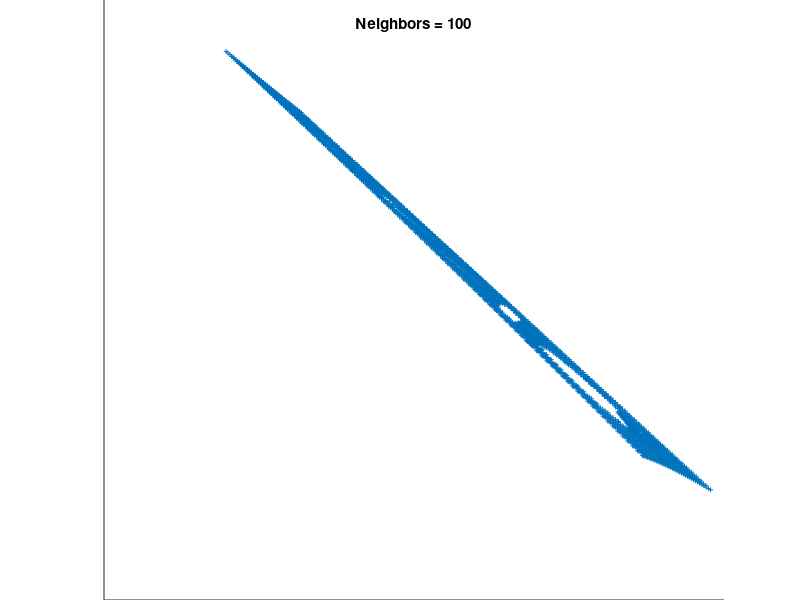

The MATLAB source for this figure:
clear all; close all; clc;
X = csvread('datamatrix.csv', 1, 1);



[D,N] = size(X);
d = 2;
K = input('Enter how many neighbors: ')
fprintf(1,'LLE running on %d points in %d dimensions\n',N,D);


% STEP1: COMPUTE PAIRWISE DISTANCES & FIND NEIGHBORS 
fprintf(1,'-->Finding %d nearest neighbours.\n',K);

X2 = sum(X.^2,1);
distance = repmat(X2,N,1)+repmat(X2',1,N)-2*X'*X;

[sorted,index] = sort(distance);
neighborhood = index(2:(1+K),:);



% STEP2: SOLVE FOR RECONSTRUCTION WEIGHTS
fprintf(1,'-->Solving for reconstruction weights.\n');

if(K>D) 
  fprintf(1,'   [note: K>D; regularization will be used]\n'); 
  tol=1e-3; % regularlizer in case constrained fits are ill conditioned
else
  tol=0;
end

W = zeros(K,N);
for ii=1:N
   z = X(:,neighborhood(:,ii))-repmat(X(:,ii),1,K); % shift ith pt to origin
   C = z'*z;                                        % local covariance
   C = C + eye(K,K)*tol*trace(C);                   % regularlization (K>D)
   W(:,ii) = C\ones(K,1);                           % solve Cw=1
   W(:,ii) = W(:,ii)/sum(W(:,ii));                  % enforce sum(w)=1
end;


% STEP 3: COMPUTE EMBEDDING FROM EIGENVECTS OF COST MATRIX M=(I-W)'(I-W)
fprintf(1,'-->Computing embedding.\n');

% M=eye(N,N); % use a sparse matrix with storage for 4KN nonzero elements
M = sparse(1:N,1:N,ones(1,N),N,N,4*K*N); 
for ii=1:N
   w = W(:,ii);
   jj = neighborhood(:,ii);
   M(ii,jj) = M(ii,jj) - w';
   M(jj,ii) = M(jj,ii) - w;
   M(jj,jj) = M(jj,jj) + w*w';
end;

% CALCULATION OF EMBEDDING
options.disp = 0; options.isreal = 1; options.issym = 1; 
[Y,eigenvals] = eigs(M,d+1,0,options);
Y = Y(:,2:d+1)'*sqrt(N); % bottom evect is [1,1,1,1...] with eval 0


fprintf(1,'Done.\n');
scatter(Y(1,:),Y(2,:),12,'+');
grid off;
set(gca,'XTick',[]); set(gca,'YTick',[]);
title('Neighbors = 100')



%%%%%%%%%%%%%%%%%%%%%%%%%%%%%%%%%%%%%%%%%%%%%%%%%%%%%%%%%%%%


% other possible regularizers for K>D
%   C = C + tol*diag(diag(C));                       % regularlization
%   C = C + eye(K,K)*tol*trace(C)*K;                 % regularlization
